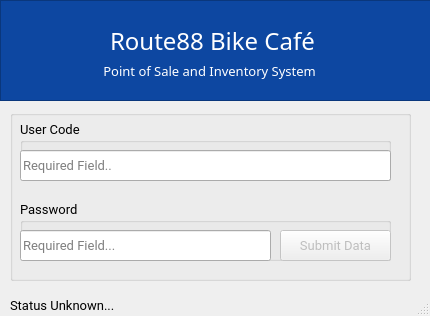
<?xml version="1.0" encoding="UTF-8"?>
<ui version="4.0">
 <class>Route88_LoginWindow</class>
 <widget class="QDialog" name="Route88_LoginWindow">
  <property name="windowModality">
   <enum>Qt::ApplicationModal</enum>
  </property>
  <property name="geometry">
   <rect>
    <x>0</x>
    <y>0</y>
    <width>430</width>
    <height>316</height>
   </rect>
  </property>
  <property name="sizePolicy">
   <sizepolicy hsizetype="Fixed" vsizetype="Fixed">
    <horstretch>0</horstretch>
    <verstretch>0</verstretch>
   </sizepolicy>
  </property>
  <property name="minimumSize">
   <size>
    <width>430</width>
    <height>316</height>
   </size>
  </property>
  <property name="maximumSize">
   <size>
    <width>430</width>
    <height>316</height>
   </size>
  </property>
  <property name="font">
   <font>
    <family>Roboto</family>
    <weight>50</weight>
    <bold>false</bold>
   </font>
  </property>
  <property name="cursor">
   <cursorShape>ArrowCursor</cursorShape>
  </property>
  <property name="tabletTracking">
   <bool>false</bool>
  </property>
  <property name="contextMenuPolicy">
   <enum>Qt::NoContextMenu</enum>
  </property>
  <property name="windowTitle">
   <string notr="true">Route88 System | Login</string>
  </property>
  <property name="toolTip">
   <string notr="true"/>
  </property>
  <property name="whatsThis">
   <string notr="true"/>
  </property>
  <property name="styleSheet">
   <string notr="true"/>
  </property>
  <property name="sizeGripEnabled">
   <bool>true</bool>
  </property>
  <property name="modal">
   <bool>true</bool>
  </property>
  <widget class="QGroupBox" name="GroupContainer_StaffAccount">
   <property name="geometry">
    <rect>
     <x>10</x>
     <y>110</y>
     <width>401</width>
     <height>171</height>
    </rect>
   </property>
   <property name="title">
    <string/>
   </property>
   <widget class="QGroupBox" name="GroupContainer_PassCred">
    <property name="geometry">
     <rect>
      <x>10</x>
      <y>90</y>
      <width>371</width>
      <height>61</height>
     </rect>
    </property>
    <property name="sizePolicy">
     <sizepolicy hsizetype="Preferred" vsizetype="Preferred">
      <horstretch>0</horstretch>
      <verstretch>0</verstretch>
     </sizepolicy>
    </property>
    <property name="font">
     <font>
      <family>Roboto Mono</family>
      <pointsize>10</pointsize>
     </font>
    </property>
    <property name="title">
     <string>Password</string>
    </property>
    <property name="flat">
     <bool>false</bool>
    </property>
    <widget class="QLineEdit" name="UserAcc_Password">
     <property name="geometry">
      <rect>
       <x>0</x>
       <y>30</y>
       <width>251</width>
       <height>31</height>
      </rect>
     </property>
     <property name="font">
      <font>
       <pointsize>10</pointsize>
      </font>
     </property>
     <property name="inputMask">
      <string notr="true" comment="*"/>
     </property>
     <property name="maxLength">
      <number>50</number>
     </property>
     <property name="echoMode">
      <enum>QLineEdit::Password</enum>
     </property>
     <property name="placeholderText">
      <string>Required Field...</string>
     </property>
     <property name="clearButtonEnabled">
      <bool>true</bool>
     </property>
    </widget>
    <widget class="QPushButton" name="UserAcc_SubmitData">
     <property name="enabled">
      <bool>false</bool>
     </property>
     <property name="geometry">
      <rect>
       <x>260</x>
       <y>30</y>
       <width>111</width>
       <height>31</height>
      </rect>
     </property>
     <property name="font">
      <font>
       <pointsize>10</pointsize>
      </font>
     </property>
     <property name="text">
      <string>Submit Data</string>
     </property>
     <property name="default">
      <bool>true</bool>
     </property>
    </widget>
   </widget>
   <widget class="QGroupBox" name="GroupContainer_PassCred_2">
    <property name="geometry">
     <rect>
      <x>10</x>
      <y>10</y>
      <width>371</width>
      <height>61</height>
     </rect>
    </property>
    <property name="sizePolicy">
     <sizepolicy hsizetype="Preferred" vsizetype="Preferred">
      <horstretch>0</horstretch>
      <verstretch>0</verstretch>
     </sizepolicy>
    </property>
    <property name="font">
     <font>
      <family>Roboto Mono</family>
      <pointsize>10</pointsize>
     </font>
    </property>
    <property name="title">
     <string>User Code</string>
    </property>
    <property name="flat">
     <bool>false</bool>
    </property>
    <widget class="QLineEdit" name="UserAcc_Username">
     <property name="geometry">
      <rect>
       <x>0</x>
       <y>30</y>
       <width>371</width>
       <height>31</height>
      </rect>
     </property>
     <property name="font">
      <font>
       <pointsize>10</pointsize>
      </font>
     </property>
     <property name="inputMask">
      <string notr="true" comment="*"/>
     </property>
     <property name="maxLength">
      <number>50</number>
     </property>
     <property name="echoMode">
      <enum>QLineEdit::Normal</enum>
     </property>
     <property name="placeholderText">
      <string>Required Field..</string>
     </property>
     <property name="clearButtonEnabled">
      <bool>true</bool>
     </property>
    </widget>
   </widget>
  </widget>
  <widget class="QFrame" name="frame">
   <property name="geometry">
    <rect>
     <x>0</x>
     <y>0</y>
     <width>431</width>
     <height>101</height>
    </rect>
   </property>
   <property name="sizePolicy">
    <sizepolicy hsizetype="Fixed" vsizetype="Fixed">
     <horstretch>0</horstretch>
     <verstretch>0</verstretch>
    </sizepolicy>
   </property>
   <property name="minimumSize">
    <size>
     <width>401</width>
     <height>101</height>
    </size>
   </property>
   <property name="palette">
    <palette>
     <active>
      <colorrole role="Button">
       <brush brushstyle="SolidPattern">
        <color alpha="255">
         <red>13</red>
         <green>71</green>
         <blue>161</blue>
        </color>
       </brush>
      </colorrole>
      <colorrole role="Base">
       <brush brushstyle="SolidPattern">
        <color alpha="255">
         <red>13</red>
         <green>71</green>
         <blue>161</blue>
        </color>
       </brush>
      </colorrole>
      <colorrole role="Window">
       <brush brushstyle="SolidPattern">
        <color alpha="255">
         <red>13</red>
         <green>71</green>
         <blue>161</blue>
        </color>
       </brush>
      </colorrole>
      <colorrole role="NoRole">
       <brush brushstyle="SolidPattern">
        <color alpha="255">
         <red>85</red>
         <green>255</green>
         <blue>255</blue>
        </color>
       </brush>
      </colorrole>
     </active>
     <inactive>
      <colorrole role="Button">
       <brush brushstyle="SolidPattern">
        <color alpha="255">
         <red>13</red>
         <green>71</green>
         <blue>161</blue>
        </color>
       </brush>
      </colorrole>
      <colorrole role="Base">
       <brush brushstyle="SolidPattern">
        <color alpha="255">
         <red>13</red>
         <green>71</green>
         <blue>161</blue>
        </color>
       </brush>
      </colorrole>
      <colorrole role="Window">
       <brush brushstyle="SolidPattern">
        <color alpha="255">
         <red>13</red>
         <green>71</green>
         <blue>161</blue>
        </color>
       </brush>
      </colorrole>
      <colorrole role="NoRole">
       <brush brushstyle="SolidPattern">
        <color alpha="255">
         <red>85</red>
         <green>255</green>
         <blue>255</blue>
        </color>
       </brush>
      </colorrole>
     </inactive>
     <disabled>
      <colorrole role="Button">
       <brush brushstyle="SolidPattern">
        <color alpha="255">
         <red>13</red>
         <green>71</green>
         <blue>161</blue>
        </color>
       </brush>
      </colorrole>
      <colorrole role="Base">
       <brush brushstyle="SolidPattern">
        <color alpha="255">
         <red>13</red>
         <green>71</green>
         <blue>161</blue>
        </color>
       </brush>
      </colorrole>
      <colorrole role="Window">
       <brush brushstyle="SolidPattern">
        <color alpha="255">
         <red>13</red>
         <green>71</green>
         <blue>161</blue>
        </color>
       </brush>
      </colorrole>
      <colorrole role="NoRole">
       <brush brushstyle="SolidPattern">
        <color alpha="255">
         <red>85</red>
         <green>255</green>
         <blue>255</blue>
        </color>
       </brush>
      </colorrole>
     </disabled>
    </palette>
   </property>
   <property name="autoFillBackground">
    <bool>false</bool>
   </property>
   <property name="styleSheet">
    <string notr="true">background-color:rgb(13, 71, 161)</string>
   </property>
   <property name="frameShape">
    <enum>QFrame::StyledPanel</enum>
   </property>
   <property name="frameShadow">
    <enum>QFrame::Sunken</enum>
   </property>
   <widget class="QLabel" name="label">
    <property name="geometry">
     <rect>
      <x>110</x>
      <y>30</y>
      <width>291</width>
      <height>21</height>
     </rect>
    </property>
    <property name="font">
     <font>
      <family>Roboto Mono</family>
      <pointsize>18</pointsize>
     </font>
    </property>
    <property name="styleSheet">
     <string notr="true">color: rgb(255, 255, 255)</string>
    </property>
    <property name="text">
     <string>Route88 Bike Café</string>
    </property>
   </widget>
   <widget class="QLabel" name="label_2">
    <property name="geometry">
     <rect>
      <x>100</x>
      <y>60</y>
      <width>291</width>
      <height>21</height>
     </rect>
    </property>
    <property name="font">
     <font>
      <family>Roboto Mono</family>
      <pointsize>10</pointsize>
     </font>
    </property>
    <property name="styleSheet">
     <string notr="true">color: rgb(255, 255, 255)</string>
    </property>
    <property name="text">
     <string> Point of Sale and Inventory System</string>
    </property>
   </widget>
   <widget class="QLabel" name="label_3">
    <property name="geometry">
     <rect>
      <x>10</x>
      <y>10</y>
      <width>81</width>
      <height>81</height>
     </rect>
    </property>
    <property name="text">
     <string/>
    </property>
    <property name="pixmap">
     <pixmap>../../Design Component Experimentations/PyQt5 Design Attempt/r_88.ico</pixmap>
    </property>
    <property name="scaledContents">
     <bool>true</bool>
    </property>
   </widget>
   <widget class="QWidget" name="horizontalLayoutWidget">
    <property name="geometry">
     <rect>
      <x>1</x>
      <y>1</y>
      <width>2</width>
      <height>2</height>
     </rect>
    </property>
    <layout class="QHBoxLayout" name="horizontalLayout">
     <property name="sizeConstraint">
      <enum>QLayout::SetFixedSize</enum>
     </property>
    </layout>
   </widget>
  </widget>
  <widget class="QLabel" name="StatusLabel">
   <property name="geometry">
    <rect>
     <x>10</x>
     <y>290</y>
     <width>421</width>
     <height>31</height>
    </rect>
   </property>
   <property name="font">
    <font>
     <family>Roboto Mono</family>
     <pointsize>10</pointsize>
    </font>
   </property>
   <property name="text">
    <string>Status Unknown...</string>
   </property>
  </widget>
 </widget>
 <tabstops>
  <tabstop>UserAcc_Username</tabstop>
  <tabstop>UserAcc_Password</tabstop>
  <tabstop>UserAcc_SubmitData</tabstop>
 </tabstops>
 <resources/>
 <connections/>
</ui>
